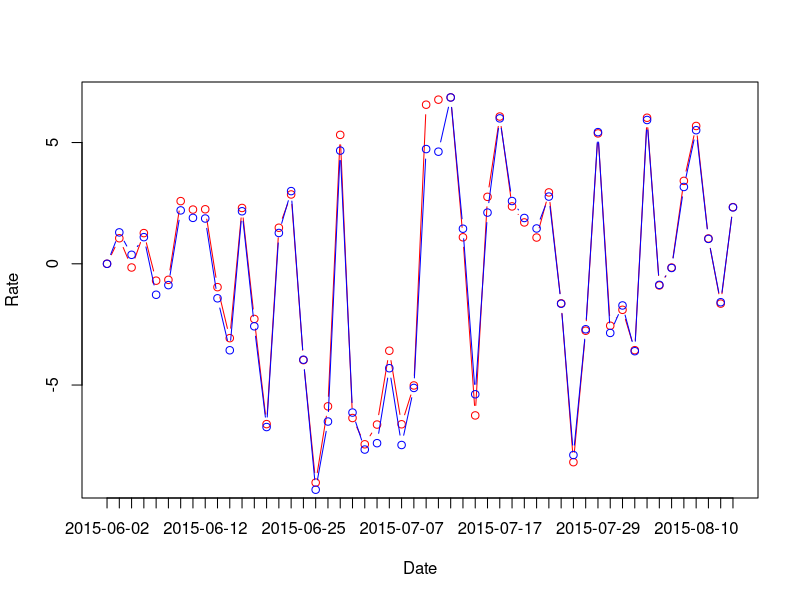
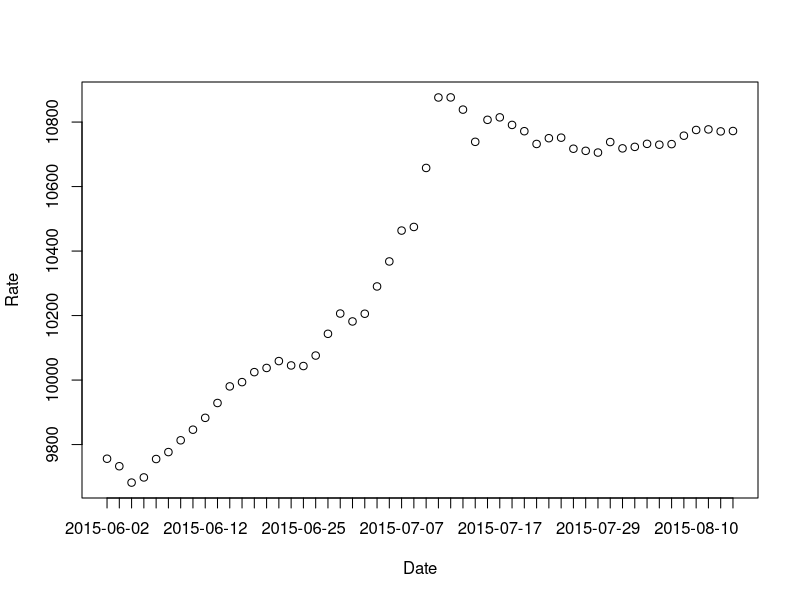
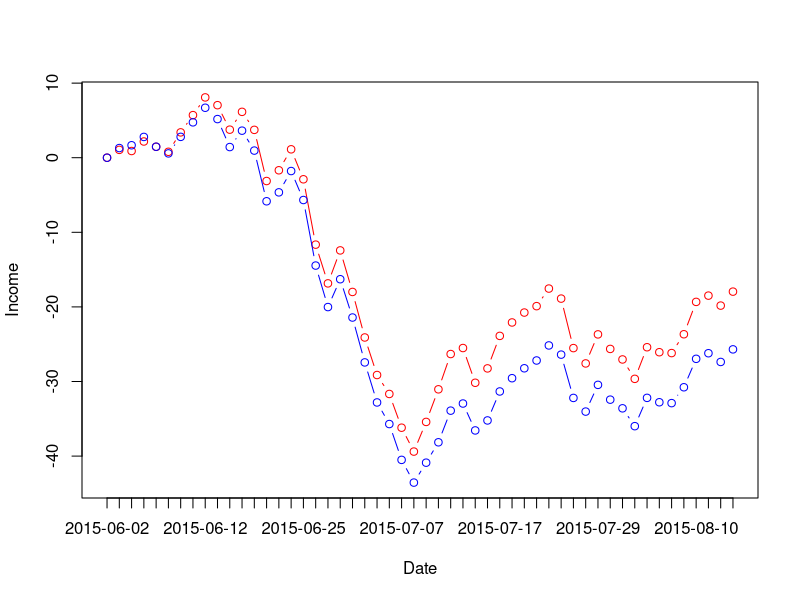

Write R code to recreate these figures, in order.
setwd('/Users/jack/Development/R/LearningDA')
tj100 <- read.table("tj100.csv", sep=',', header=TRUE, stringsAsFactors=FALSE)
tj100$Date <- as.Date(tj100$Date, "%Y-%m-%d")
tj100 <- tj100[order(tj100$Date),]

for (i in 2:length(tj100$Date)) tj100[i, "IndexRate"] <- (tj100[i, "Close"] / tj100[i - 1, "Close"] - 1) * 100
tj100[1, "IndexRate"] <- 0
for (i in 2:length(tj100$Date)) tj100[i, "FundRate"] <- (tj100[i, "Net"] / tj100[i - 1, "Net"] - 1) * 100
tj100[1, "FundRate"] <- 0

plot(tj100$IndexRate, type='b', col='red', xaxt='n', xlab='Date', ylab='Rate')
lines(tj100$FundRate, type='b', col='blue')
axis(1, 1:length(tj100$Date), labels=tj100$Date)

tj100$FixRate <- tj100$Close/tj100$Net
dev.new()
plot(tj100$FixRate, xaxt='n', xlab='Date', ylab='Rate')
axis(1, 1:length(tj100$Date), labels=tj100$Date)

start <- 1
tj100$IndexIncome <- (tj100$Close / tj100[start, 'Close'] - 1) * 100
tj100$FundIncome <- (tj100$Net /tj100[start, 'Net'] - 1) * 100
max4p <- max(tj100$IndexIncome, tj100$FundIncome)
min4p <- min(tj100$IndexIncome, tj100$FundIncome)
dev.new()
plot(tj100$IndexIncome, type='b', col='red', xaxt='n', xlab='Date', ylab='Income', ylim=c(min4p, max4p))
lines(tj100$FundIncome, type='b', col='blue')
axis(1, 1:length(tj100$Date), labels=tj100$Date)
